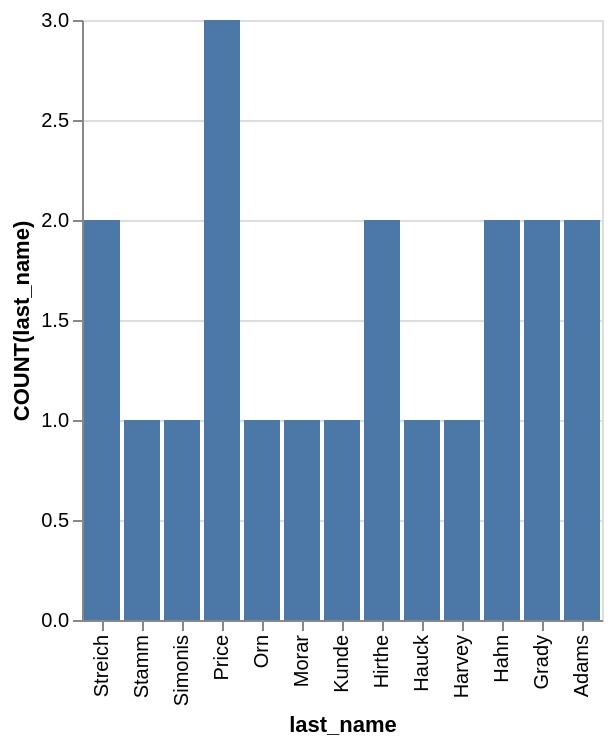

Source (Vega-Lite JSON):
### Vega-Lite specification from a JSON file in a GitHub repository (floating-point values rounded to 4 significant figures)
{"data": {"values": [{"x_data": "Adams", "y_data": 2}, {"x_data": "Grady", "y_data": 2}, {"x_data": "Hahn", "y_data": 2}, {"x_data": "Harvey", "y_data": 1}, {"x_data": "Hauck", "y_data": 1}, {"x_data": "Hirthe", "y_data": 2}, {"x_data": "Kunde", "y_data": 1}, {"x_data": "Morar", "y_data": 1}, {"x_data": "Orn", "y_data": 1}, {"x_data": "Price", "y_data": 3}, {"x_data": "Simonis", "y_data": 1}, {"x_data": "Stamm", "y_data": 1}, {"x_data": "Streich", "y_data": 2}]}, "mark": "bar", "encoding": {"x": {"field": "x_data", "type": "nominal", "title": "last_name", "sort": "descending"}, "y": {"field": "y_data", "type": "quantitative", "title": "COUNT(last_name)"}}}
